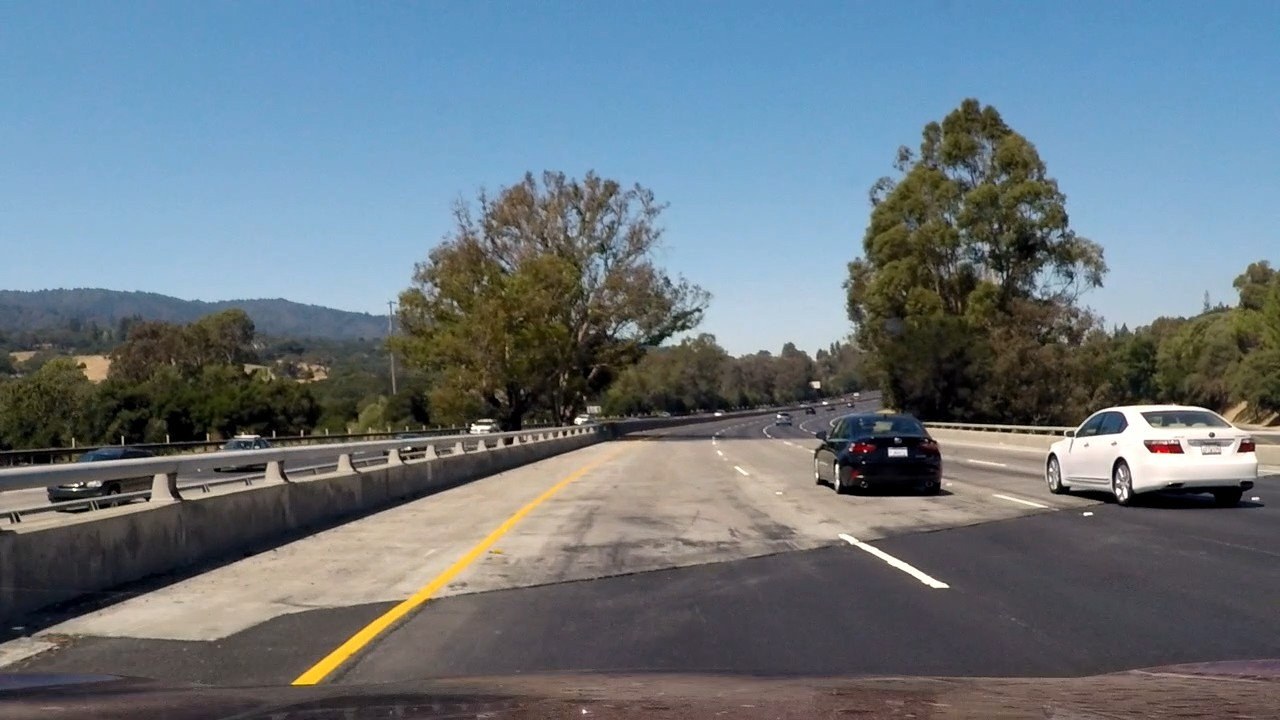
#> input picture writeup_imgs/report_base.jpg, 1280 x 720 px, found by its file name
$ jupyter execute --allow-errors main.ipynb   (shell and % lines are left out)
#> lines starting #> are read from the running program, lines starting #| are printed output that depends on the picture; after the words box and inside, x2 and y2 are one past the last pixel; in counts of white or black regions, pixels touching at a corner belong together
## Import Packages

[cell 1]
#importing some useful packages
import matplotlib.pyplot as plt
import matplotlib.image as mpimg
import numpy as np
import cv2
import math

# Import everything needed to edit/save/watch video clips
from moviepy.editor import VideoFileClip
from IPython.display import HTML

## Some Functions

[cell 2]
def grayscale(img):
    """Applies the Grayscale transform
    This will return an image with only one color channel
    but NOTE: to see the returned image as grayscale
    (assuming your grayscaled image is called 'gray')
    you should call plt.imshow(gray, cmap='gray')"""
    return cv2.cvtColor(img, cv2.COLOR_RGB2GRAY)
    # Or use BGR2GRAY if you read an image with cv2.imread()
    # return cv2.cvtColor(img, cv2.COLOR_BGR2GRAY)

def canny(img, low_threshold, high_threshold):
    """Applies the Canny transform"""
    return cv2.Canny(img, low_threshold, high_threshold)

def gaussian_blur(img, kernel_size):
    """Applies a Gaussian Noise kernel"""
    return cv2.GaussianBlur(img, (kernel_size, kernel_size), 0)

def region_of_interest(img, vertices):
    """
    Applies an image mask.

    Only keeps the region of the image defined by the polygon
    formed from `vertices`. The rest of the image is set to black.
    """
    #defining a blank mask to start with
    mask = np.zeros_like(img)

    #defining a 3 channel or 1 channel color to fill the mask with depending on the input image
    if len(img.shape) > 2:
        channel_count = img.shape[2]  # i.e. 3 or 4 depending on your image
        ignore_mask_color = (255,) * channel_count
    else:
        ignore_mask_color = 255

    #filling pixels inside the polygon defined by "vertices" with the fill color
    cv2.fillPoly(mask, vertices, ignore_mask_color)

    #returning the image only where mask pixels are nonzero
    masked_image = cv2.bitwise_and(img, mask)
    return masked_image


def draw_lines(img, lines, color=[255, 0, 0], thickness=2):
    """
    NOTE: this is the function you might want to use as a starting point once you want to
    average/extrapolate the line segments you detect to map out the full
    extent of the lane (going from the result shown in raw-lines-example.mp4
    to that shown in P1_example.mp4).

    Think about things like separating line segments by their
    slope ((y2-y1)/(x2-x1)) to decide which segments are part of the left
    line vs. the right line.  Then, you can average the position of each of
    the lines and extrapolate to the top and bottom of the lane.

    This function draws `lines` with `color` and `thickness`.
    Lines are drawn on the image inplace (mutates the image).
    If you want to make the lines semi-transparent, think about combining
    this function with the weighted_img() function below
    """
    for line in lines:
        for x1,y1,x2,y2 in line:
            cv2.line(img, (x1, y1), (x2, y2), color, thickness)

def hough_lines(img, rho, theta, threshold, min_line_len, max_line_gap):
    """
    `img` should be the output of a Canny transform.

    Returns an image with hough lines drawn.
    """
    lines = cv2.HoughLinesP(img, rho, theta, threshold, np.array([]), minLineLength=min_line_len, maxLineGap=max_line_gap)
    line_img = np.zeros((img.shape[0], img.shape[1], 3), dtype=np.uint8)
    draw_lines(line_img, lines)
    return line_img

# Python 3 has support for cool math symbols.

def weighted_img(img, initial_img, α=0.8, β=1., γ=0.):
    """
    `img` is the output of the hough_lines(), An image with lines drawn on it.
    Should be a blank image (all black) with lines drawn on it.

    `initial_img` should be the image before any processing.

    The result image is computed as follows:

    initial_img * α + img * β + γ
    NOTE: initial_img and img must be the same shape!
    """
    return cv2.addWeighted(initial_img, α, img, β, γ)

## Find lane lines on the image function
In the next function we process each image to find lane lines on it. Processing is done with
the folowing steps:

1. Image is gray-scaled
1. Image is blurred. It happened that algorithm works pretty well with blur values between 5 and 13
1. Canny algorithm is applied to the blurred image to get gradient picture. To deal with sunny area on the road on video `chalenge.mp4` canny parameters have to be set low and some additional filtering is applied later.
1. Area of interest is chosen on the image
1. Hough lines procedure was applied to the image. Max line gap parameter was sat so to track dash lane line as solid line. Other parameters was set experimentally.
1. Lines are combined to groups with similar slope angle.
1. For each group average line is calculated, extended to expected edges and removed if it's slope angle is too high
1. If result lines quantity is higher that 2, the distance between each pair of lines is calculated. The best pair is expected to be pair with closest distance value to some fixed parameter.

[cell 3]
def process_image(image):

    # Make image grayscale
    image_grayscale = grayscale(image)

    # Blur image
    image_blured = gaussian_blur(image_grayscale, 5)

    # Get image gradients
    image_grad = canny(image_blured, 40, 60)

    # Choose image region where lines are probably located
    imshape = image.shape
    vertices = np.array([[(0,imshape[0]),(imshape[1]*0.45, imshape[0]*0.62), (imshape[1]*0.55, imshape[0]*0.62), (imshape[1],imshape[0])]], dtype=np.int32)
    image_roi = region_of_interest(image_grad, vertices)

    # Apply hough lines procedure
    rho = 1
    theta = np.pi/180
    threshold = 40
    min_line_length = 80
    max_line_gap = 140
    lines = cv2.HoughLinesP(image_roi, rho, theta, threshold, np.array([]), min_line_length, max_line_gap)
    image_withLines = np.copy(image)
    draw_lines(image_withLines, lines)

    # Filter array with lines to get two target lines

    # Combine simular lines
    # make array with lines and line angles
    line_angles = np.array([[l, math.atan2(l[0][0]-l[0][2],l[0][1]-l[0][3])] for l in lines])
    # sort array by angle value
    line_angles_sorted = line_angles[line_angles[:,1].argsort()]
    # groupe lines in groups with close angle values
    line_angle_groups = []
    line_angle_group = []
    prev_angle = np.pi
    for l in line_angles_sorted:
        if abs(prev_angle - l[1]) > 0.1:
            if line_angle_group:
                line_angle_groups.append(line_angle_group)
                line_angle_group = []
        prev_angle = l[1]
        line_angle_group.append(l)
    line_angle_groups.append(line_angle_group)

    # calculate avverage line end points for each group, extend result lines to expected edges
    # and remove group if there slope angle is too high
    lane_lines = np.empty([0,4])
    for g in line_angle_groups:
        # get avverage start and end points
        mx1 = np.mean([l[0][0][0] for l in g])
        my1 = np.mean([l[0][0][1] for l in g])
        mx2 = np.mean([l[0][0][2] for l in g])
        my2 = np.mean([l[0][0][3] for l in g])
        # swap them if necessary
        if (my1 < my2):
            mt = my2; my2 = my1; my1 = mt
            mt = mx2; mx2 = mx1; mx1 = mt
        #print(mx1, my1, mx2, my2)
        dh = (mx1-mx2)/ (my1-my2)
        l = math.sqrt((mx1-mx2)**2 + (my1-my2)**2)
        # remove line if it is too short or it's slope angle is too high
        if abs(dh) > 2. or l < 100:
            continue
        # extend line to the desired edges of the image
        my1 = imshape[0]
        mx1 = dh*(my1-my2)+mx2
        my2 = imshape[0]*0.65
        mx2 = -dh*(my1-my2)+mx1
        #print(dh, mx1, my1, mx2, my2)
        lane_lines = np.append(lane_lines, [[mx1, my1, mx2, my2]], axis=0)
    lane_lines = np.array(lane_lines)
    #print(lane_lines)
    #print(lane_lines[:,4])
    #lane_lines_sorted = lane_lines[lane_lines[:,4].argsort()]
    #lane_lines = np.array([[x[0:4]] for x in lane_lines_sorted[0:2]], dtype='int32')

    # Apply additional sorting if more than two lines was tracked.
    # this part calculates distance between all pairs of lines on the low edge of the image and get
    # the pair with value closest to some fixed parameter
    if len(lane_lines) > 2:
        dist_reff = 700
        #lane_lines_bumper_distance has three parameters: abs difference between lines distance and dist_reff;
        #first line index; second line index
        lane_lines_bumper_distance = np.empty([0,3])
        for i in range(len(lane_lines)-1):
            for j in range(i+1, len(lane_lines)):
                dist = abs(lane_lines[i,0]-lane_lines[j,0])
                lane_lines_bumper_distance = np.append(lane_lines_bumper_distance, [[abs(dist-dist_reff), i, j]], axis=0)
        lane_lines_bumper_distance_sorted = lane_lines_bumper_distance[lane_lines_bumper_distance[:,1].argsort()]
        #print(lane_lines_bumper_distance_sorted)
        i1 = int(lane_lines_bumper_distance_sorted[0,1]) #first line index
        i2 = int(lane_lines_bumper_distance_sorted[0,2])
        lane_lines = np.array([[lane_lines[i1]], [lane_lines[i2]]], dtype='int32')
    else:
        lane_lines = np.array([[x[0:4]] for x in lane_lines], dtype='int32')

    # debug output
    #if len(lane_lines) != 2:
    #    print("N of lines: ", len(lane_lines))

    # Draw the result!
    image_lines = np.copy(image)*0
    draw_lines(image_lines, lane_lines, thickness=10)
    #draw_lines(image_lines, lines, thickness=10)
    image_final = weighted_img(image_lines, image)


# [5 lines of commented-out code are left out]
    result=image_final

    return result

## Show all files in the test dir

[cell 4]
import os
filesDir = "test_videos/"
#> (the rest of this cell did not finish here and is left out)

## Choose file number to process

[cell 5]
n = 2
#> (the rest of this cell did not finish here and is left out)

## Run described function on choosen video

#> (a cell that did not finish here is left out)

[cell 7]
iName = 'test_images/report_base.jpg'
image = mpimg.imread(iName)
#> image is the input picture: shape (720, 1280, 3); mean R, G, B 105.4, 117.8, 126.4
#> (the rest of this cell did not finish here and is left out)

#> in grayscale, `return cv2.cvtColor(img, cv2.COLOR_RGB2GRAY)`:
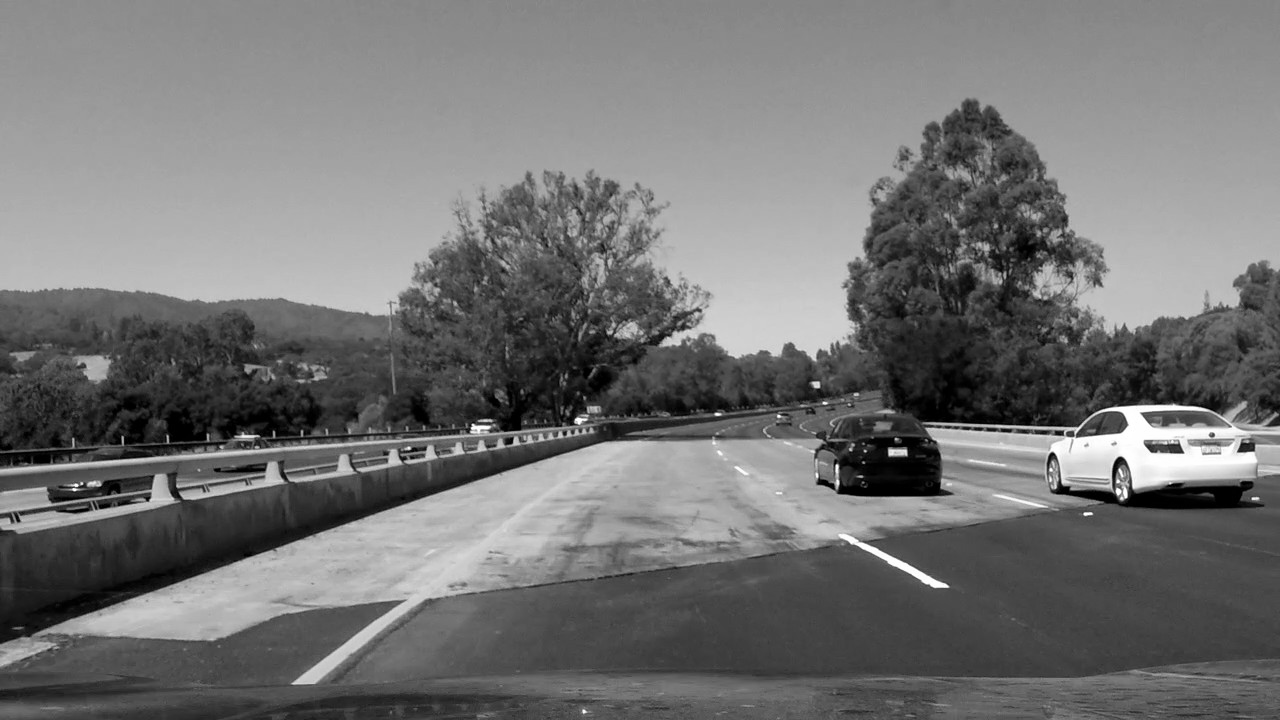
#> returned value: shape (720, 1280); min 0, max 255, mean 115.1
#> in canny, `return cv2.Canny(img, low_threshold, high_threshold)`:
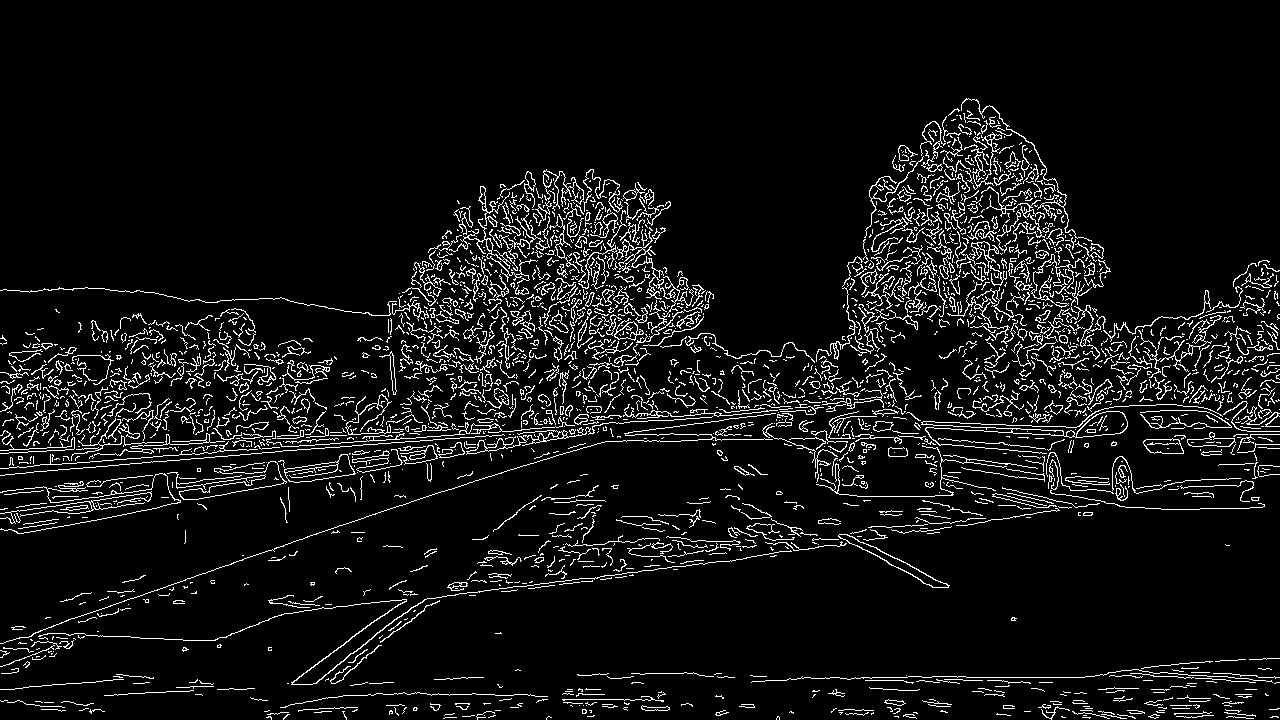
#> returned value: shape (720, 1280); 7% white in thin lines or dots, all inside (x1, y1, x2, y2) = (0, 98, 1280, 720)
#> in region_of_interest, `cv2.fillPoly(mask, vertices, ignore_mask_color)`: mask: shape (720, 1280); 20.9% white; 1 white region, box (x1, y1, x2, y2) and area: (2, 446, 1279, 720) 192923
#> in region_of_interest, `masked_image = cv2.bitwise_and(img, mask)`:
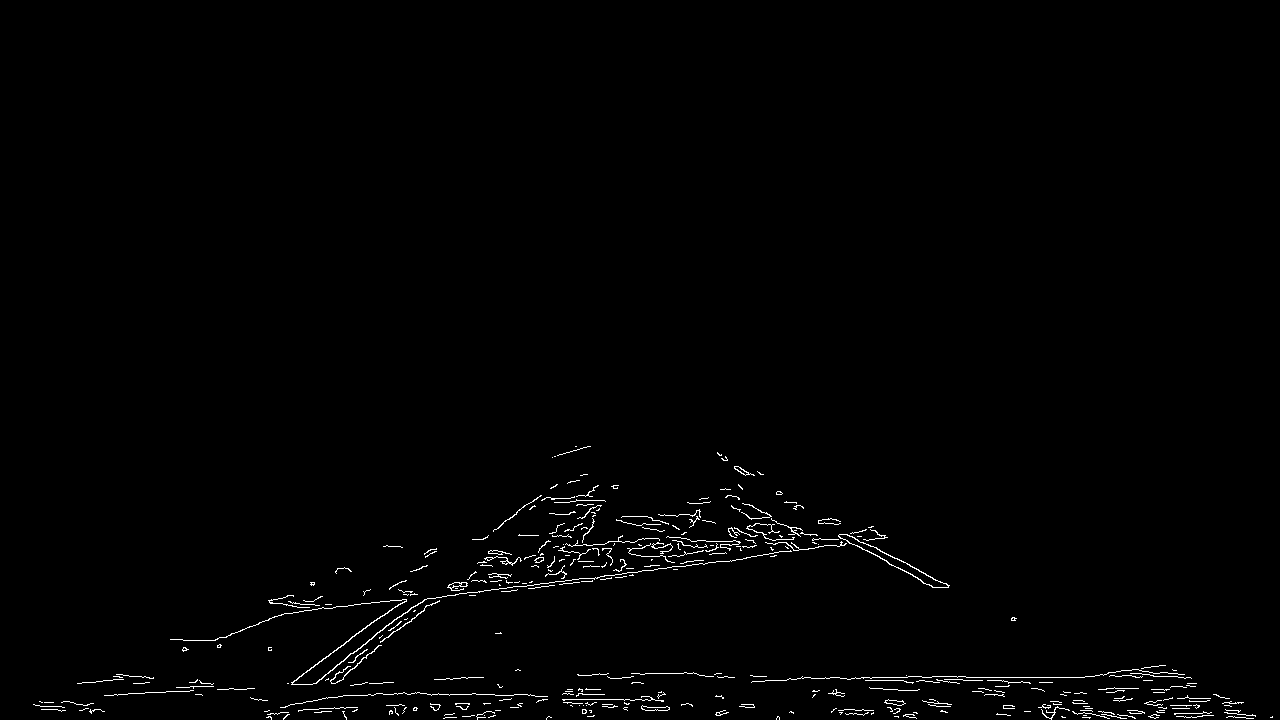
#> masked_image: shape (720, 1280); 1% white in thin lines or dots, all inside (x1, y1, x2, y2) = (33, 446, 1273, 720)
#> in process_image, `lines = cv2.HoughLinesP(image_roi, rho, theta, threshold, np.array([])..`: lines = 89 rows, first 6: [298, 677, 1190, 677], [274, 616, 865, 543], [80, 683, 1109, 718], [607, 676, 1177, 676], [368, 694, 665, 694], [268, 710, 659, 696]
#> the loop in draw_lines, `for line in lines:` made 89 passes
#> line on passes 1 to 12: [[298, 677, 1190, 677]], [[274, 616, 865, 543]], [[80, 683, 1109, 718]], [[607, 676, 1177, 676]], [[368, 694, 665, 694]], [[268, 710, 659, 696]], [[765, 680, 1003, 680]], [[985, 694, 1229, 698]], [[884, 702, 1272, 716]], [[284, 613, 526, 583]], [[266, 700, 546, 497]], [[288, 705, 753, 705]]
#> after the loop in draw_lines, `for line in lines:`:
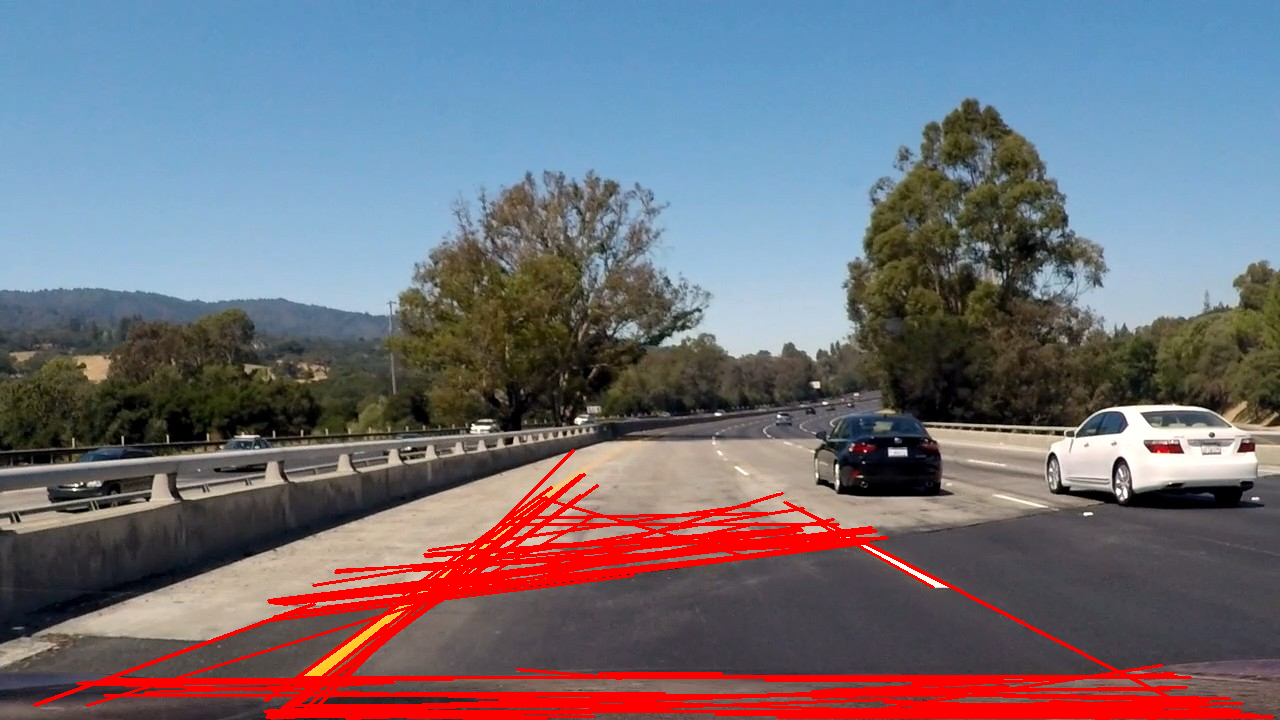
#> img: shape (720, 1280, 3); mean R, G, B 113.8, 110.7, 120
cv2.imwrite('test_images/report_lines.jpg', cv2.cvtColor(image_out, cv2.COLOR_RGB2BGR))
